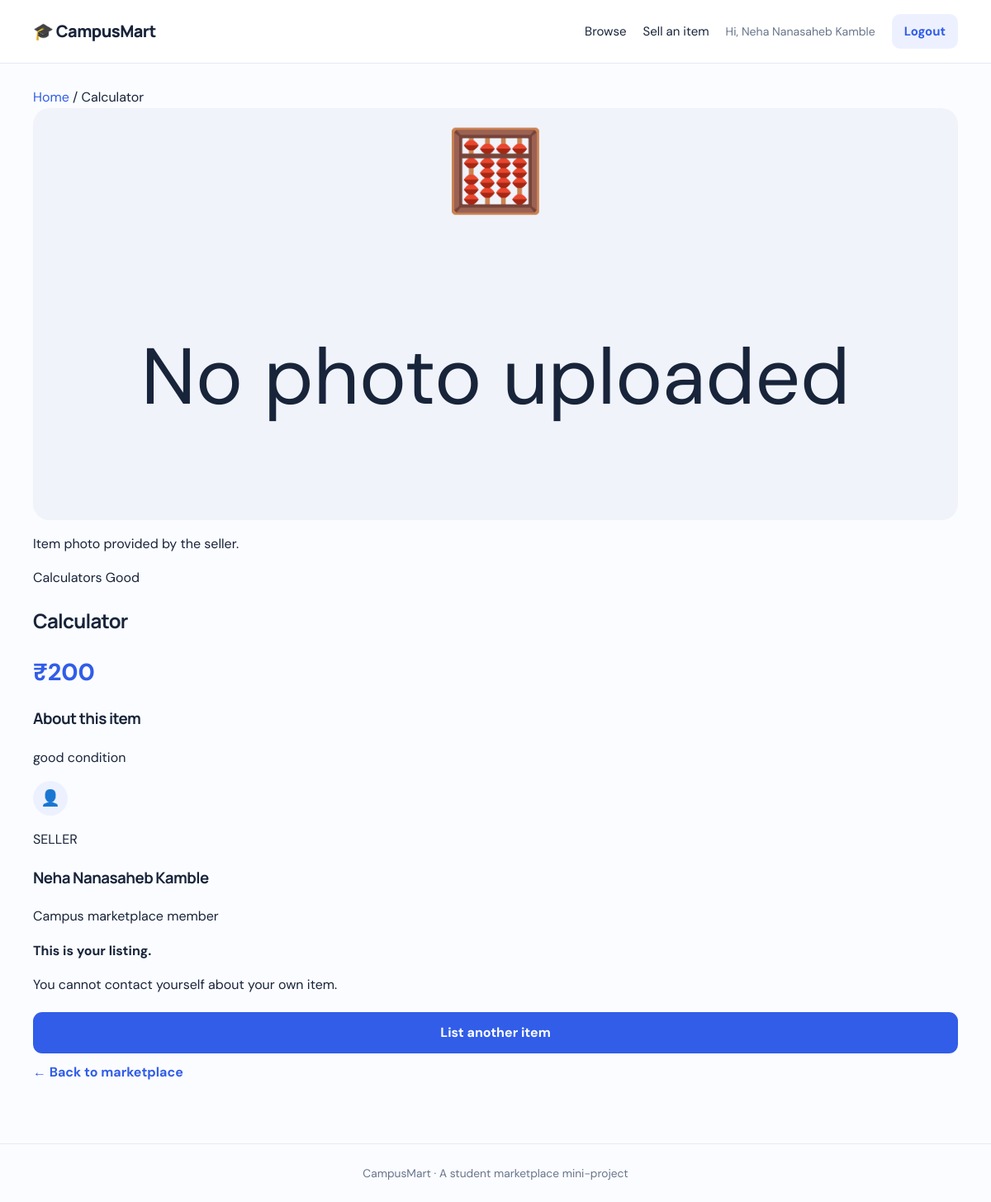
The page /product/1 (signed in) on the database its author committed.
### tables this page shows
CREATE TABLE users (
                id INTEGER PRIMARY KEY AUTOINCREMENT,
                name TEXT NOT NULL,
                email TEXT NOT NULL UNIQUE,
                password_hash TEXT NOT NULL,
                created_at TIMESTAMP DEFAULT CURRENT_TIMESTAMP
            );

CREATE TABLE products (
                id INTEGER PRIMARY KEY AUTOINCREMENT,
                seller_id INTEGER NOT NULL,
                name TEXT NOT NULL,
                category TEXT NOT NULL,
                price REAL NOT NULL CHECK(price >= 0),
                condition TEXT NOT NULL,
                description TEXT NOT NULL,
                image_url TEXT,
                created_at TIMESTAMP DEFAULT CURRENT_TIMESTAMP,
                FOREIGN KEY (seller_id) REFERENCES users(id) ON DELETE CASCADE
            );

### app.py (the view, shortened to what this page needs)
@app.route(
    "/product/<int:product_id>",
    methods=["GET", "POST"]
)
def product_detail(product_id):
    with get_db() as db:
        product = db.execute("""
            SELECT
                products.*,
                users.name AS seller_name,
                users.email AS seller_email
            FROM products
            JOIN users
                ON products.seller_id = users.id
            WHERE products.id = ?
        """, (product_id,)).fetchone()
    if product is None:
        abort(404)
    return render_template(
        "product.html",
        product=product
    )

### app.py (called while the page is built)
def get_db():
    connection = sqlite3.connect(
        app.config["DATABASE"]
    )
    connection.row_factory = sqlite3.Row
    connection.execute("PRAGMA foreign_keys = ON")
    return connection

### templates/product.html (shortened to what this page needs)
{% extends "base.html" %}
{% block content %}
<div class="breadcrumb">
    <a href="{{ url_for('index') }}">Home</a>
    <span> / </span>
    <span>{{ product.name }}</span>
</div>
<section class="product-detail-page">
    <div class="detail-image-column">
        <div class="detail-image-wrap">
            {% if product.image_url %}
                <img
                    class="detail-image"
                    src="{{ url_for('static',
                                    filename=product.image_url) }}"
                    alt="{{ product.name }}"
                >
            {% else %}
                <div class="detail-placeholder">
                    {% if product.category == 'Books' %}
                        📚
                    {% elif product.category == 'Calculators' %}
                        🧮
                    {% elif product.category == 'Notes' %}
                        📝
                    {% elif product.category == 'Stationery' %}
                        ✏️
                    {% elif product.category == 'Electronics' %}
                        💻
                    {% else %}
                        🎒
                    {% endif %}
                    <p>No photo uploaded</p>
                </div>
            {% endif %}
        </div>
        <p class="image-caption">
            Item photo provided by the seller.
        </p>
    </div>
    <div class="detail-content">
        <div class="product-card-top">
            <span class="category-tag">
                {{ product.category }}
            </span>
            <span class="condition-tag">
                {{ product.condition }}
            </span>
        </div>
        <h1 class="detail-title">{{ product.name }}</h1>
        <p class="detail-price">
            ₹{{ "%.2f"|format(product.price)|replace(".00", "") }}
        </p>
        <h3>About this item</h3>
        <p class="detail-description">
            {{ product.description }}
        </p>
        <div class="seller-card">
            <div class="seller-avatar seller-avatar-large">👤</div>
            <div>
                <p class="seller-label">SELLER</p>
                <h3>{{ product.seller_name }}</h3>
                <p class="seller-caption">Campus marketplace member</p>
            </div>
        </div>
        {% if session.get('user_id') == product.seller_id %}
            <div class="owner-notice">
                <strong>This is your listing.</strong>
                <p>You cannot contact yourself about your own item.</p>
            </div>
            <a href="{{ url_for('sell') }}" class="button full-width">
                List another item
            </a>
        {% endif %}
        <a href="{{ url_for('index') }}" class="back-link">
            ← Back to marketplace
        </a>
    </div>
</section>
{% endblock %}

### templates/base.html (shortened to what this page needs)
<!DOCTYPE html>
<html lang="en">
<head>
    <link rel="stylesheet" href="{{ url_for('static', filename='style.css') }}">
</head>
<body>
<header class="site-header">
    <div class="container nav">
        <a class="brand" href="{{ url_for('index') }}">🎓 CampusMart</a>
        <nav>
            <a href="{{ url_for('index') }}">Browse</a>
            {% if session.get('user_id') %}
                <a href="{{ url_for('sell') }}">Sell an item</a>
                <span class="welcome">Hi, {{ session.get('user_name') }}</span>
                <a class="nav-button" href="{{ url_for('logout') }}">Logout</a>
            {% else %}
                <a href="{{ url_for('login') }}">Login</a>
                <a class="nav-button" href="{{ url_for('register') }}">Join now</a>
            {% endif %}
        </nav>
    </div>
</header>
<main class="container main-content">
    {% block content %}{% endblock %}
</main>
<footer class="site-footer">
    <div class="container">CampusMart · A student marketplace mini-project</div>
</footer>
</body>
</html>

### static/style.css (style rules this page uses)
:root { --ink: #18243a; --muted: #68758a; --brand: #315de8; --brand-dark: #2447bd; --line: #e4e9f2; --surface: #ffffff; --soft: #f4f7fc; --green: #177c57; }
* { box-sizing: border-box; }
body { margin: 0; color: var(--ink); background: #fbfcff; font-family: "DM Sans", sans-serif; line-height: 1.6; }
h1, h2, h3, .brand { font-family: "Manrope", sans-serif; letter-spacing: -0.03em; }
a { color: var(--brand); text-decoration: none; }
.container { width: min(1120px, calc(100% - 36px)); margin: 0 auto; }
.site-header { background: rgba(255,255,255,.96); border-bottom: 1px solid var(--line); position: sticky; top: 0; z-index: 5; }
.nav { min-height: 76px; display: flex; justify-content: space-between; align-items: center; gap: 20px; }
.brand { color: var(--ink); font-size: 1.25rem; font-weight: 800; }
nav { display: flex; align-items: center; gap: 20px; font-size: .94rem; }
nav a:not(.nav-button) { color: var(--ink); }
.welcome { color: var(--muted); font-size: .88rem; }
.nav-button { background: #edf1ff; color: var(--brand); padding: 9px 15px; border-radius: 10px; font-weight: 700; }
.main-content { min-height: calc(100vh - 150px); padding-top: 28px; padding-bottom: 64px; }
.button { display: inline-flex; justify-content: center; align-items: center; border: 0; border-radius: 11px; padding: 12px 18px; color: white; background: var(--brand); font: inherit; font-weight: 700; cursor: pointer; transition: .18s ease; }
.full-width { width: 100%; margin-top: 20px; }
.back-link { display: inline-block; margin: 10px 0; font-weight: 700; }
.detail-image-wrap { background: #f0f3fa; border-radius: 20px; overflow: hidden; min-height: 340px; }
.detail-placeholder { min-height: 340px; display: grid; place-items: center; font-size: 6rem; }
.detail-price { font-size: 1.8rem; font-weight: 800; color: var(--brand); margin: 8px 0; }
.seller-avatar { display: grid; place-items: center; width: 42px; height: 42px; border-radius: 50%; background: #edf1ff; font-size: 1.2rem; }
.site-footer { border-top: 1px solid var(--line); color: var(--muted); padding: 24px 0; font-size: .86rem; text-align: center; }
.full-width { display: block; width: 100%; text-align: center; }

### rows shown on the page
users: get "Neha Nanasaheb Kamble", seller_name "Neha Nanasaheb Kamble"
products: name "Calculator", category "Calculators", condition "Good", price "200", description "good condition"
